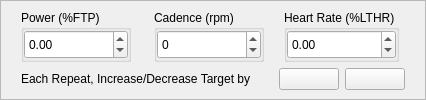
<?xml version="1.0" encoding="UTF-8"?>
<ui version="4.0">
 <class>RepeatIncreaseEditor</class>
 <widget class="QWidget" name="RepeatIncreaseEditor">
  <property name="geometry">
   <rect>
    <x>0</x>
    <y>0</y>
    <width>426</width>
    <height>100</height>
   </rect>
  </property>
  <property name="sizePolicy">
   <sizepolicy hsizetype="Preferred" vsizetype="Fixed">
    <horstretch>0</horstretch>
    <verstretch>0</verstretch>
   </sizepolicy>
  </property>
  <property name="minimumSize">
   <size>
    <width>0</width>
    <height>100</height>
   </size>
  </property>
  <property name="maximumSize">
   <size>
    <width>16777215</width>
    <height>100</height>
   </size>
  </property>
  <property name="windowTitle">
   <string>Form</string>
  </property>
  <layout class="QVBoxLayout" name="verticalLayout">
   <property name="spacing">
    <number>0</number>
   </property>
   <property name="leftMargin">
    <number>0</number>
   </property>
   <property name="topMargin">
    <number>0</number>
   </property>
   <property name="rightMargin">
    <number>0</number>
   </property>
   <property name="bottomMargin">
    <number>0</number>
   </property>
   <item>
    <widget class="QFrame" name="frame_border">
     <property name="toolTip">
      <string>Each Repeat, Increase/Decrease Target by:</string>
     </property>
     <property name="frameShape">
      <enum>QFrame::StyledPanel</enum>
     </property>
     <property name="frameShadow">
      <enum>QFrame::Raised</enum>
     </property>
     <layout class="QGridLayout" name="gridLayout">
      <item row="0" column="1">
       <widget class="QGroupBox" name="groupBox_2">
        <property name="minimumSize">
         <size>
          <width>110</width>
          <height>0</height>
         </size>
        </property>
        <property name="maximumSize">
         <size>
          <width>110</width>
          <height>16777215</height>
         </size>
        </property>
        <property name="title">
         <string>Cadence (rpm)</string>
        </property>
        <layout class="QHBoxLayout" name="horizontalLayout_5">
         <property name="leftMargin">
          <number>0</number>
         </property>
         <property name="topMargin">
          <number>0</number>
         </property>
         <property name="rightMargin">
          <number>0</number>
         </property>
         <property name="bottomMargin">
          <number>0</number>
         </property>
         <item>
          <widget class="QSpinBox" name="spinBox_increaseCadence">
           <property name="sizePolicy">
            <sizepolicy hsizetype="Preferred" vsizetype="Preferred">
             <horstretch>0</horstretch>
             <verstretch>0</verstretch>
            </sizepolicy>
           </property>
           <property name="minimumSize">
            <size>
             <width>50</width>
             <height>0</height>
            </size>
           </property>
           <property name="minimum">
            <number>-200</number>
           </property>
           <property name="maximum">
            <number>200</number>
           </property>
           <property name="value">
            <number>0</number>
           </property>
          </widget>
         </item>
        </layout>
       </widget>
      </item>
      <item row="0" column="0">
       <widget class="QGroupBox" name="groupBox">
        <property name="minimumSize">
         <size>
          <width>110</width>
          <height>0</height>
         </size>
        </property>
        <property name="maximumSize">
         <size>
          <width>110</width>
          <height>16777215</height>
         </size>
        </property>
        <property name="toolTip">
         <string/>
        </property>
        <property name="title">
         <string>Power (%FTP)</string>
        </property>
        <layout class="QHBoxLayout" name="horizontalLayout">
         <property name="leftMargin">
          <number>0</number>
         </property>
         <property name="topMargin">
          <number>0</number>
         </property>
         <property name="rightMargin">
          <number>0</number>
         </property>
         <property name="bottomMargin">
          <number>0</number>
         </property>
         <item>
          <widget class="QDoubleSpinBox" name="doubleSpinBox_increaseFTP">
           <property name="sizePolicy">
            <sizepolicy hsizetype="Preferred" vsizetype="Preferred">
             <horstretch>0</horstretch>
             <verstretch>0</verstretch>
            </sizepolicy>
           </property>
           <property name="minimumSize">
            <size>
             <width>50</width>
             <height>0</height>
            </size>
           </property>
           <property name="minimum">
            <double>-200.000000000000000</double>
           </property>
           <property name="maximum">
            <double>200.000000000000000</double>
           </property>
          </widget>
         </item>
        </layout>
       </widget>
      </item>
      <item row="0" column="2">
       <widget class="QGroupBox" name="groupBox_3">
        <property name="minimumSize">
         <size>
          <width>115</width>
          <height>0</height>
         </size>
        </property>
        <property name="maximumSize">
         <size>
          <width>110</width>
          <height>16777215</height>
         </size>
        </property>
        <property name="toolTip">
         <string/>
        </property>
        <property name="title">
         <string>Heart Rate (%LTHR)</string>
        </property>
        <layout class="QHBoxLayout" name="horizontalLayout_6">
         <property name="leftMargin">
          <number>0</number>
         </property>
         <property name="topMargin">
          <number>0</number>
         </property>
         <property name="rightMargin">
          <number>0</number>
         </property>
         <property name="bottomMargin">
          <number>0</number>
         </property>
         <item>
          <widget class="QDoubleSpinBox" name="doubleSpinBox_increaseLTHR">
           <property name="sizePolicy">
            <sizepolicy hsizetype="Preferred" vsizetype="Preferred">
             <horstretch>0</horstretch>
             <verstretch>0</verstretch>
            </sizepolicy>
           </property>
           <property name="minimumSize">
            <size>
             <width>50</width>
             <height>0</height>
            </size>
           </property>
           <property name="toolTip">
            <string>Each Repeat, Increase/Decrease Target by:</string>
           </property>
           <property name="minimum">
            <double>-200.000000000000000</double>
           </property>
           <property name="maximum">
            <double>200.000000000000000</double>
           </property>
          </widget>
         </item>
        </layout>
       </widget>
      </item>
      <item row="1" column="0" colspan="3">
       <layout class="QHBoxLayout" name="horizontalLayout_2">
        <item>
         <widget class="QLabel" name="label">
          <property name="text">
           <string>Each Repeat, Increase/Decrease Target by</string>
          </property>
         </widget>
        </item>
        <item>
         <spacer name="horizontalSpacer">
          <property name="orientation">
           <enum>Qt::Horizontal</enum>
          </property>
          <property name="sizeHint" stdset="0">
           <size>
            <width>40</width>
            <height>20</height>
           </size>
          </property>
         </spacer>
        </item>
        <item>
         <widget class="QPushButton" name="pushButton_default">
          <property name="minimumSize">
           <size>
            <width>60</width>
            <height>0</height>
           </size>
          </property>
          <property name="maximumSize">
           <size>
            <width>60</width>
            <height>16777215</height>
           </size>
          </property>
          <property name="toolTip">
           <string>Reset to default</string>
          </property>
          <property name="text">
           <string/>
          </property>
          <property name="icon">
           <iconset resource="../MyResources.qrc">
            <normaloff>:/image/icon/delete</normaloff>:/image/icon/delete</iconset>
          </property>
         </widget>
        </item>
        <item>
         <widget class="QPushButton" name="pushButton_ok">
          <property name="minimumSize">
           <size>
            <width>60</width>
            <height>0</height>
           </size>
          </property>
          <property name="maximumSize">
           <size>
            <width>60</width>
            <height>16777215</height>
           </size>
          </property>
          <property name="toolTip">
           <string>Confirm</string>
          </property>
          <property name="text">
           <string/>
          </property>
          <property name="icon">
           <iconset resource="../MyResources.qrc">
            <normaloff>:/image/icon/check</normaloff>:/image/icon/check</iconset>
          </property>
         </widget>
        </item>
       </layout>
      </item>
     </layout>
    </widget>
   </item>
  </layout>
 </widget>
 <resources>
  <include location="../MyResources.qrc"/>
 </resources>
 <connections/>
</ui>
